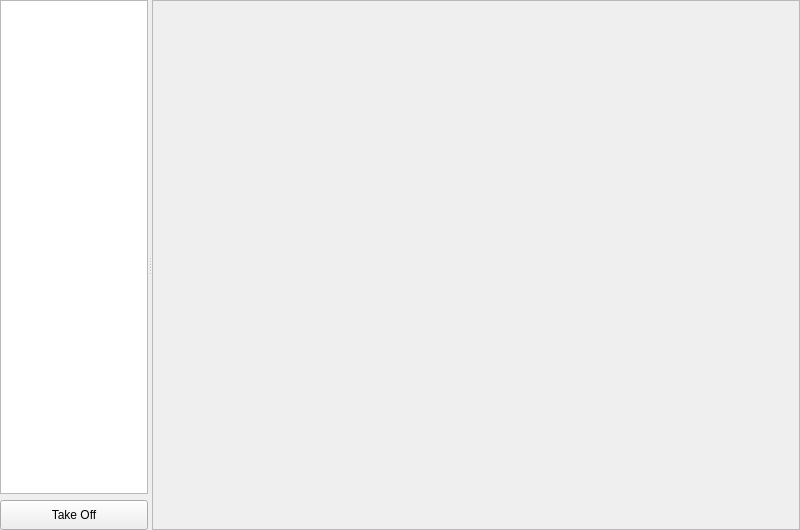
<?xml version="1.0" encoding="UTF-8"?>
<ui version="4.0">
 <class>KFreeFlightview_base</class>
 <widget class="QSplitter" name="KFreeFlightview_base">
  <property name="geometry">
   <rect>
    <x>0</x>
    <y>0</y>
    <width>800</width>
    <height>530</height>
   </rect>
  </property>
  <property name="minimumSize">
   <size>
    <width>800</width>
    <height>530</height>
   </size>
  </property>
  <property name="windowTitle">
   <string>KFreeFlight</string>
  </property>
  <property name="lineWidth">
   <number>3</number>
  </property>
  <property name="orientation">
   <enum>Qt::Horizontal</enum>
  </property>
  <widget class="QWidget" name="layoutWidget">
   <layout class="QVBoxLayout" name="verticalLayout">
    <item>
     <widget class="QListWidget" name="pageSelector">
      <property name="minimumSize">
       <size>
        <width>140</width>
        <height>430</height>
       </size>
      </property>
      <property name="maximumSize">
       <size>
        <width>16777215</width>
        <height>16777215</height>
       </size>
      </property>
      <property name="movement">
       <enum>QListView::Static</enum>
      </property>
      <property name="flow">
       <enum>QListView::LeftToRight</enum>
      </property>
      <property name="isWrapping" stdset="0">
       <bool>true</bool>
      </property>
      <property name="resizeMode">
       <enum>QListView::Adjust</enum>
      </property>
      <property name="layoutMode">
       <enum>QListView::SinglePass</enum>
      </property>
      <property name="gridSize">
       <size>
        <width>200</width>
        <height>20</height>
       </size>
      </property>
      <property name="viewMode">
       <enum>QListView::ListMode</enum>
      </property>
      <property name="modelColumn">
       <number>0</number>
      </property>
      <property name="uniformItemSizes">
       <bool>false</bool>
      </property>
      <property name="wordWrap">
       <bool>false</bool>
      </property>
      <property name="selectionRectVisible">
       <bool>true</bool>
      </property>
     </widget>
    </item>
    <item>
     <widget class="KPushButton" name="btn_launch">
      <property name="minimumSize">
       <size>
        <width>140</width>
        <height>30</height>
       </size>
      </property>
      <property name="maximumSize">
       <size>
        <width>16777215</width>
        <height>30</height>
       </size>
      </property>
      <property name="text">
       <string>Take Off</string>
      </property>
      <property name="icon">
       <iconset>
        <normaloff>../../../../usr/share/icons/oxygen/22x22/apps/preferences-desktop-launch-feedback.png</normaloff>../../../../usr/share/icons/oxygen/22x22/apps/preferences-desktop-launch-feedback.png</iconset>
      </property>
      <property name="autoDefault">
       <bool>false</bool>
      </property>
     </widget>
    </item>
   </layout>
  </widget>
  <widget class="QStackedWidget" name="stackedWidget">
   <property name="minimumSize">
    <size>
     <width>648</width>
     <height>530</height>
    </size>
   </property>
   <property name="autoFillBackground">
    <bool>true</bool>
   </property>
   <property name="styleSheet">
    <string notr="true"/>
   </property>
   <property name="frameShape">
    <enum>QFrame::StyledPanel</enum>
   </property>
   <property name="frameShadow">
    <enum>QFrame::Sunken</enum>
   </property>
   <property name="lineWidth">
    <number>1</number>
   </property>
   <property name="currentIndex">
    <number>0</number>
   </property>
   <widget class="QWidget" name="widget"/>
  </widget>
 </widget>
 <customwidgets>
  <customwidget>
   <class>KPushButton</class>
   <extends>QPushButton</extends>
   <header>kpushbutton.h</header>
  </customwidget>
 </customwidgets>
 <resources/>
 <connections/>
</ui>
